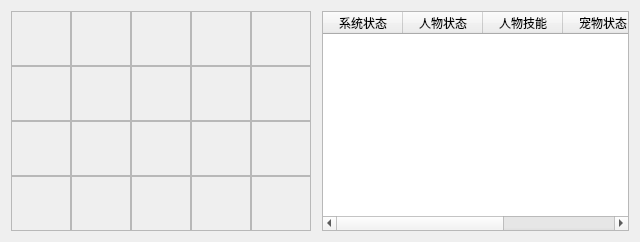
<?xml version="1.0" encoding="UTF-8"?>
<ui version="4.0">
 <class>GameDataWgt</class>
 <widget class="QWidget" name="GameDataWgt">
  <property name="geometry">
   <rect>
    <x>0</x>
    <y>0</y>
    <width>640</width>
    <height>242</height>
   </rect>
  </property>
  <property name="windowTitle">
   <string>GameDataWgt</string>
  </property>
  <layout class="QHBoxLayout" name="horizontalLayout">
   <item>
    <layout class="QHBoxLayout" name="horizontalLayout_2">
     <property name="spacing">
      <number>0</number>
     </property>
     <item>
      <widget class="QWidget" name="widget" native="true">
       <layout class="QVBoxLayout" name="verticalLayout">
        <property name="spacing">
         <number>0</number>
        </property>
        <property name="leftMargin">
         <number>0</number>
        </property>
        <property name="topMargin">
         <number>0</number>
        </property>
        <property name="bottomMargin">
         <number>0</number>
        </property>
        <item>
         <layout class="QGridLayout" name="gridLayout">
          <property name="spacing">
           <number>0</number>
          </property>
          <item row="0" column="0">
           <widget class="QLabel" name="label_14">
            <property name="minimumSize">
             <size>
              <width>60</width>
              <height>55</height>
             </size>
            </property>
            <property name="maximumSize">
             <size>
              <width>60</width>
              <height>55</height>
             </size>
            </property>
            <property name="frameShape">
             <enum>QFrame::StyledPanel</enum>
            </property>
            <property name="text">
             <string/>
            </property>
            <property name="alignment">
             <set>Qt::AlignCenter</set>
            </property>
           </widget>
          </item>
          <item row="0" column="1">
           <widget class="QLabel" name="label_12">
            <property name="minimumSize">
             <size>
              <width>60</width>
              <height>55</height>
             </size>
            </property>
            <property name="maximumSize">
             <size>
              <width>60</width>
              <height>55</height>
             </size>
            </property>
            <property name="frameShape">
             <enum>QFrame::StyledPanel</enum>
            </property>
            <property name="text">
             <string/>
            </property>
            <property name="alignment">
             <set>Qt::AlignCenter</set>
            </property>
           </widget>
          </item>
          <item row="0" column="2">
           <widget class="QLabel" name="label_10">
            <property name="minimumSize">
             <size>
              <width>60</width>
              <height>55</height>
             </size>
            </property>
            <property name="maximumSize">
             <size>
              <width>60</width>
              <height>55</height>
             </size>
            </property>
            <property name="frameShape">
             <enum>QFrame::StyledPanel</enum>
            </property>
            <property name="text">
             <string/>
            </property>
            <property name="alignment">
             <set>Qt::AlignCenter</set>
            </property>
           </widget>
          </item>
          <item row="0" column="3">
           <widget class="QLabel" name="label_11">
            <property name="minimumSize">
             <size>
              <width>60</width>
              <height>55</height>
             </size>
            </property>
            <property name="maximumSize">
             <size>
              <width>60</width>
              <height>55</height>
             </size>
            </property>
            <property name="frameShape">
             <enum>QFrame::StyledPanel</enum>
            </property>
            <property name="text">
             <string/>
            </property>
            <property name="alignment">
             <set>Qt::AlignCenter</set>
            </property>
           </widget>
          </item>
          <item row="0" column="4">
           <widget class="QLabel" name="label_13">
            <property name="minimumSize">
             <size>
              <width>60</width>
              <height>55</height>
             </size>
            </property>
            <property name="maximumSize">
             <size>
              <width>60</width>
              <height>55</height>
             </size>
            </property>
            <property name="frameShape">
             <enum>QFrame::StyledPanel</enum>
            </property>
            <property name="text">
             <string/>
            </property>
            <property name="alignment">
             <set>Qt::AlignCenter</set>
            </property>
           </widget>
          </item>
          <item row="1" column="0">
           <widget class="QLabel" name="label_19">
            <property name="minimumSize">
             <size>
              <width>60</width>
              <height>55</height>
             </size>
            </property>
            <property name="maximumSize">
             <size>
              <width>60</width>
              <height>55</height>
             </size>
            </property>
            <property name="frameShape">
             <enum>QFrame::StyledPanel</enum>
            </property>
            <property name="text">
             <string/>
            </property>
            <property name="alignment">
             <set>Qt::AlignCenter</set>
            </property>
           </widget>
          </item>
          <item row="1" column="1">
           <widget class="QLabel" name="label_17">
            <property name="minimumSize">
             <size>
              <width>60</width>
              <height>55</height>
             </size>
            </property>
            <property name="maximumSize">
             <size>
              <width>60</width>
              <height>55</height>
             </size>
            </property>
            <property name="frameShape">
             <enum>QFrame::StyledPanel</enum>
            </property>
            <property name="text">
             <string/>
            </property>
            <property name="alignment">
             <set>Qt::AlignCenter</set>
            </property>
           </widget>
          </item>
          <item row="1" column="2">
           <widget class="QLabel" name="label_15">
            <property name="minimumSize">
             <size>
              <width>60</width>
              <height>55</height>
             </size>
            </property>
            <property name="maximumSize">
             <size>
              <width>60</width>
              <height>55</height>
             </size>
            </property>
            <property name="frameShape">
             <enum>QFrame::StyledPanel</enum>
            </property>
            <property name="text">
             <string/>
            </property>
            <property name="alignment">
             <set>Qt::AlignCenter</set>
            </property>
           </widget>
          </item>
          <item row="1" column="3">
           <widget class="QLabel" name="label_16">
            <property name="minimumSize">
             <size>
              <width>60</width>
              <height>55</height>
             </size>
            </property>
            <property name="maximumSize">
             <size>
              <width>60</width>
              <height>55</height>
             </size>
            </property>
            <property name="frameShape">
             <enum>QFrame::StyledPanel</enum>
            </property>
            <property name="text">
             <string/>
            </property>
            <property name="alignment">
             <set>Qt::AlignCenter</set>
            </property>
           </widget>
          </item>
          <item row="1" column="4">
           <widget class="QLabel" name="label_18">
            <property name="minimumSize">
             <size>
              <width>60</width>
              <height>55</height>
             </size>
            </property>
            <property name="maximumSize">
             <size>
              <width>60</width>
              <height>55</height>
             </size>
            </property>
            <property name="frameShape">
             <enum>QFrame::StyledPanel</enum>
            </property>
            <property name="text">
             <string/>
            </property>
            <property name="alignment">
             <set>Qt::AlignCenter</set>
            </property>
           </widget>
          </item>
          <item row="2" column="0">
           <widget class="QLabel" name="label_9">
            <property name="minimumSize">
             <size>
              <width>60</width>
              <height>55</height>
             </size>
            </property>
            <property name="maximumSize">
             <size>
              <width>60</width>
              <height>55</height>
             </size>
            </property>
            <property name="frameShape">
             <enum>QFrame::StyledPanel</enum>
            </property>
            <property name="text">
             <string/>
            </property>
            <property name="alignment">
             <set>Qt::AlignCenter</set>
            </property>
           </widget>
          </item>
          <item row="2" column="1">
           <widget class="QLabel" name="label_7">
            <property name="minimumSize">
             <size>
              <width>60</width>
              <height>55</height>
             </size>
            </property>
            <property name="maximumSize">
             <size>
              <width>60</width>
              <height>55</height>
             </size>
            </property>
            <property name="frameShape">
             <enum>QFrame::StyledPanel</enum>
            </property>
            <property name="text">
             <string/>
            </property>
            <property name="alignment">
             <set>Qt::AlignCenter</set>
            </property>
           </widget>
          </item>
          <item row="2" column="2">
           <widget class="QLabel" name="label_5">
            <property name="minimumSize">
             <size>
              <width>60</width>
              <height>55</height>
             </size>
            </property>
            <property name="maximumSize">
             <size>
              <width>60</width>
              <height>55</height>
             </size>
            </property>
            <property name="frameShape">
             <enum>QFrame::StyledPanel</enum>
            </property>
            <property name="text">
             <string/>
            </property>
            <property name="alignment">
             <set>Qt::AlignCenter</set>
            </property>
           </widget>
          </item>
          <item row="2" column="3">
           <widget class="QLabel" name="label_6">
            <property name="minimumSize">
             <size>
              <width>60</width>
              <height>55</height>
             </size>
            </property>
            <property name="maximumSize">
             <size>
              <width>60</width>
              <height>55</height>
             </size>
            </property>
            <property name="frameShape">
             <enum>QFrame::StyledPanel</enum>
            </property>
            <property name="text">
             <string/>
            </property>
            <property name="alignment">
             <set>Qt::AlignCenter</set>
            </property>
           </widget>
          </item>
          <item row="2" column="4">
           <widget class="QLabel" name="label_8">
            <property name="minimumSize">
             <size>
              <width>60</width>
              <height>55</height>
             </size>
            </property>
            <property name="maximumSize">
             <size>
              <width>60</width>
              <height>55</height>
             </size>
            </property>
            <property name="frameShape">
             <enum>QFrame::StyledPanel</enum>
            </property>
            <property name="text">
             <string/>
            </property>
            <property name="alignment">
             <set>Qt::AlignCenter</set>
            </property>
           </widget>
          </item>
          <item row="3" column="0">
           <widget class="QLabel" name="label_4">
            <property name="minimumSize">
             <size>
              <width>60</width>
              <height>55</height>
             </size>
            </property>
            <property name="maximumSize">
             <size>
              <width>60</width>
              <height>55</height>
             </size>
            </property>
            <property name="frameShape">
             <enum>QFrame::StyledPanel</enum>
            </property>
            <property name="text">
             <string/>
            </property>
            <property name="alignment">
             <set>Qt::AlignCenter</set>
            </property>
           </widget>
          </item>
          <item row="3" column="1">
           <widget class="QLabel" name="label_2">
            <property name="minimumSize">
             <size>
              <width>60</width>
              <height>55</height>
             </size>
            </property>
            <property name="maximumSize">
             <size>
              <width>60</width>
              <height>55</height>
             </size>
            </property>
            <property name="frameShape">
             <enum>QFrame::StyledPanel</enum>
            </property>
            <property name="text">
             <string/>
            </property>
            <property name="alignment">
             <set>Qt::AlignCenter</set>
            </property>
           </widget>
          </item>
          <item row="3" column="2">
           <widget class="QLabel" name="label_0">
            <property name="minimumSize">
             <size>
              <width>60</width>
              <height>55</height>
             </size>
            </property>
            <property name="maximumSize">
             <size>
              <width>60</width>
              <height>55</height>
             </size>
            </property>
            <property name="frameShape">
             <enum>QFrame::StyledPanel</enum>
            </property>
            <property name="text">
             <string/>
            </property>
            <property name="alignment">
             <set>Qt::AlignCenter</set>
            </property>
           </widget>
          </item>
          <item row="3" column="3">
           <widget class="QLabel" name="label_1">
            <property name="minimumSize">
             <size>
              <width>60</width>
              <height>55</height>
             </size>
            </property>
            <property name="maximumSize">
             <size>
              <width>60</width>
              <height>55</height>
             </size>
            </property>
            <property name="frameShape">
             <enum>QFrame::StyledPanel</enum>
            </property>
            <property name="text">
             <string/>
            </property>
            <property name="alignment">
             <set>Qt::AlignCenter</set>
            </property>
           </widget>
          </item>
          <item row="3" column="4">
           <widget class="QLabel" name="label_3">
            <property name="minimumSize">
             <size>
              <width>60</width>
              <height>55</height>
             </size>
            </property>
            <property name="maximumSize">
             <size>
              <width>60</width>
              <height>55</height>
             </size>
            </property>
            <property name="frameShape">
             <enum>QFrame::StyledPanel</enum>
            </property>
            <property name="text">
             <string/>
            </property>
            <property name="alignment">
             <set>Qt::AlignCenter</set>
            </property>
           </widget>
          </item>
         </layout>
        </item>
       </layout>
      </widget>
     </item>
     <item>
      <widget class="QTableWidget" name="tableWidget">
       <property name="font">
        <font>
         <pointsize>9</pointsize>
         <weight>50</weight>
         <bold>false</bold>
        </font>
       </property>
       <attribute name="horizontalHeaderDefaultSectionSize">
        <number>80</number>
       </attribute>
       <attribute name="horizontalHeaderMinimumSectionSize">
        <number>25</number>
       </attribute>
       <attribute name="verticalHeaderDefaultSectionSize">
        <number>25</number>
       </attribute>
       <attribute name="verticalHeaderStretchLastSection">
        <bool>false</bool>
       </attribute>
       <column>
        <property name="text">
         <string>系统状态</string>
        </property>
       </column>
       <column>
        <property name="text">
         <string>人物状态</string>
        </property>
       </column>
       <column>
        <property name="text">
         <string>人物技能</string>
        </property>
       </column>
       <column>
        <property name="text">
         <string>宠物状态</string>
        </property>
       </column>
       <column>
        <property name="text">
         <string>其他信息</string>
        </property>
       </column>
      </widget>
     </item>
    </layout>
   </item>
  </layout>
 </widget>
 <layoutdefault spacing="6" margin="11"/>
 <resources/>
 <connections/>
</ui>
